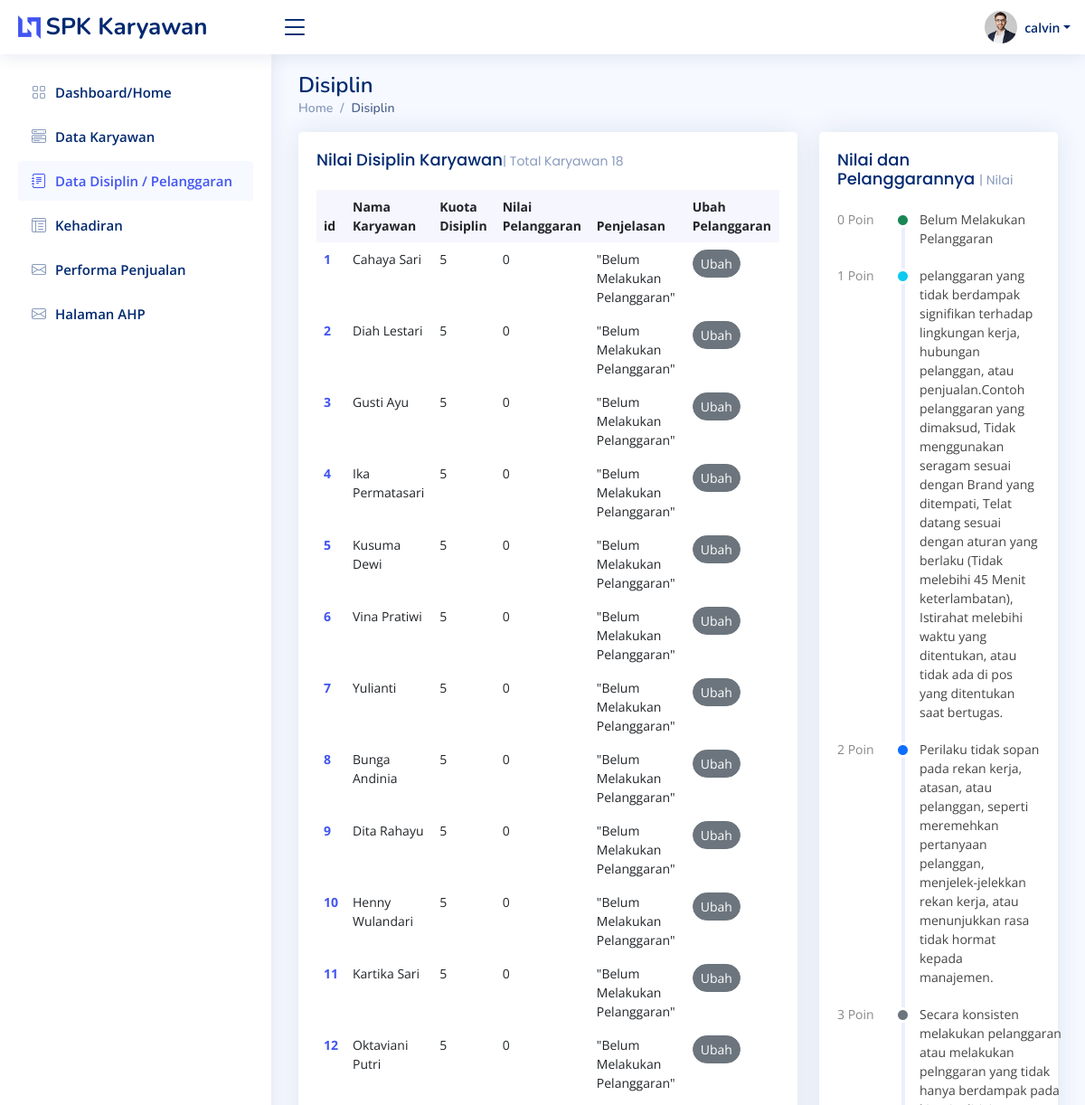
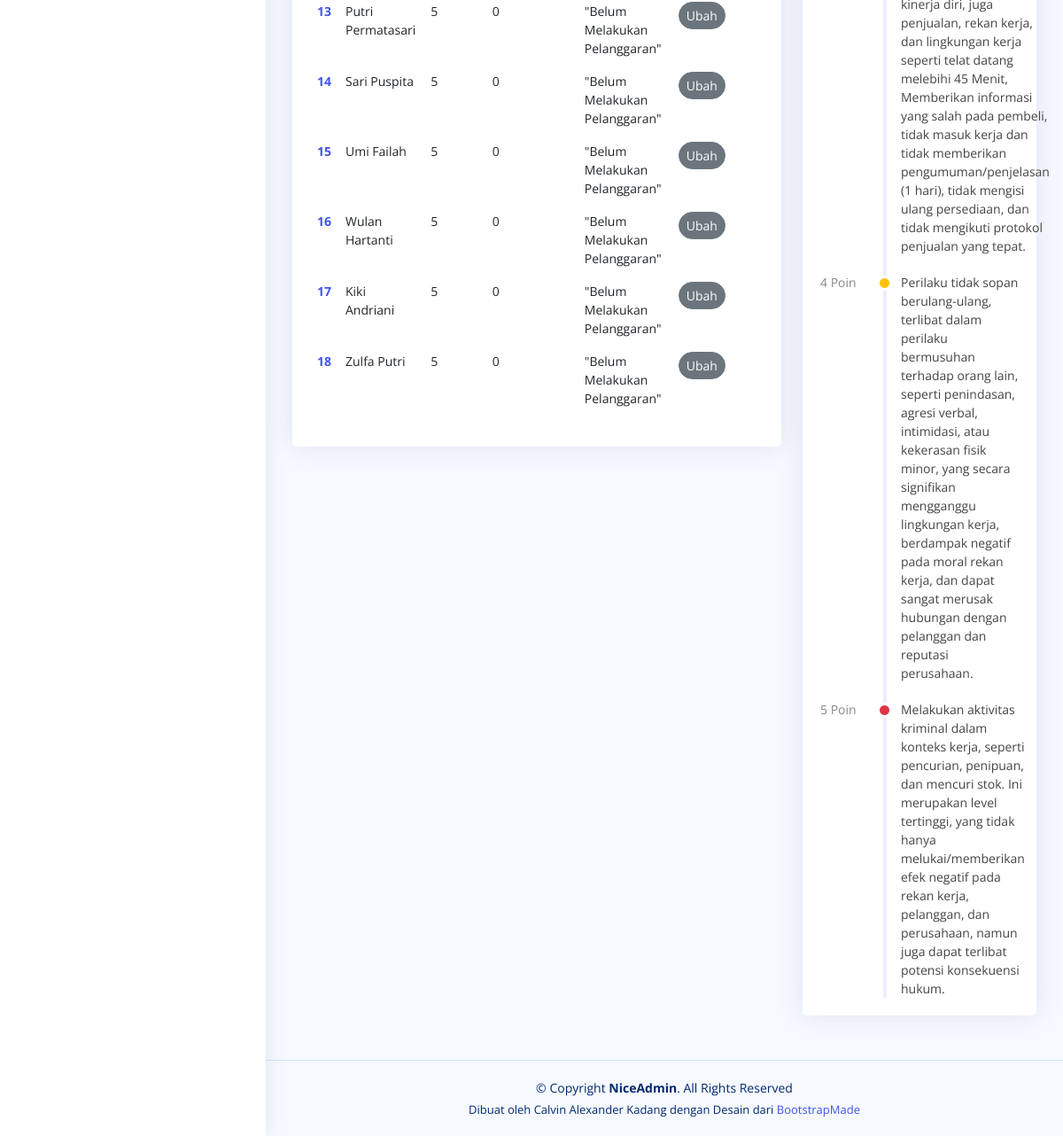
The page /disiplin/ (signed in) on the database its author committed (2 pictures, top to bottom).
### base/models.py (models this page shows, shortened)
class User(AbstractUser):
    nama = models.CharField(max_length=200, null=True)
    email = models.EmailField(unique=True, null=True)
    brand = models.CharField(max_length=200, null=True)
    tgl_masuk = models.DateTimeField(null=True)
    hari_ini = models.DateTimeField(auto_now=True)
    nilai_pengetahuan_produk = models.DecimalField(null=True, blank=False, max_digits=7, decimal_places=4)
    deskripsi_pengetahuan_produk = models.CharField(max_length=200, null=True, blank=True)
    def __str__(self):
        return f'{self.nama}'

class Disiplin(models.Model):
    nama = models.ForeignKey(User, on_delete=models.CASCADE)
    kuota_disiplin = models.IntegerField(null=True, blank=False)
    nilai_pelanggaran = models.IntegerField(null=True, blank=False)
    bulan_disiplin = MonthField("Month Value", help_text="some help...", default='2023-05')
    deskripsi = models.TextField(null=True, blank=True)

### base/views.py (the view)
# urls.py: path('disiplin/', views.disiplin, name='disiplin'),
@login_required(login_url='login')
def disiplin(request):
    page = 'disiplin'
    disiplin = Disiplin.objects.all()
    context = {
        'disiplin': disiplin,
        'page': page
    }
    return render(request, 'base/disiplin.html', context)

### base/templates/base/disiplin.html
{% extends 'main.html' %}
{% load static %}
{% load mathfilters %}
{% block content %}
<main id="main" class="main">
    <div class="pagetitle">
        <h1>Disiplin</h1>
        <nav>
            <ol class="breadcrumb">
                <li class="breadcrumb-item"><a href="{% url 'home' %}">Home</a></li>
                <li class="breadcrumb-item active">Disiplin</li>
            </ol>
        </nav>
    </div>
    <section class="section dashboard">
        <div class="row">
            <div class="col-lg-8">
                <div class="row">
                    <div class="col-12">
                        <div class="card recent-sales overflow-auto">
                            <div class="card-body">
                                <h5 class="card-title">Nilai Disiplin Karyawan<span>| Total Karyawan {{ disiplin.count }}</span></h5>
                                <table class="table table-borderless datatable">
                                    <thead>
                                        <tr>
                                            <th scope="col">id</th>
                                            <th scope="col">Nama Karyawan</th>
                                            <th scope="col">Kuota Disiplin</th>
                                            <th scope="col">Nilai Pelanggaran</th>
                                            <th scope="col">Penjelasan</th>
                                            <th scope="col">Ubah Pelanggaran</th>
                                        </tr>
                                    </thead>
                                    <tbody>
                                        {% for disiplin in disiplin %}
                                        <tr>
                                            <th scope="row"><a href="#">{{ disiplin.id }}</a></th>
                                            <td>{{ disiplin.nama }}</td>
                                            <td>{{ disiplin.kuota_disiplin|floatformat:"0" }}</td>
                                            <td>{{ disiplin.nilai_pelanggaran|floatformat:"0" }}</td>
                                            <td>{{ disiplin.deskripsi }}</td>
                                            <td>
                                                <a href="{% url 'ubahdisiplin' disiplin.id %}" type="button" class="btn btn-secondary rounded-pill btn-sm">Ubah</a>
                                            </td>
                                        </tr>
                                        {% endfor %}
                                    </tbody>
                                </table>
                            </div>
                        </div>
                    </div>
                </div>
            </div>
            <div class="col-lg-4">
                <div class="card">
                    <div class="card-body">
                        <h5 class="card-title">Nilai dan Pelanggarannya <span>| Nilai</span></h5>
                        <div class="activity">
                            <div class="activity-item d-flex">
                                <div class="activite-label">0 Poin</div>
                                <i class='bi bi-circle-fill activity-badge text-success align-self-start'></i>
                                <div class="activity-content">
                                    Belum Melakukan Pelanggaran
                                </div>
                            </div>
                            <div class="activity-item d-flex">
                                <div class="activite-label">1 Poin</div>
                                <i class='bi bi-circle-fill activity-badge text-info align-self-start'></i>
                                <div class="activity-content">
                                    pelanggaran yang tidak berdampak signifikan terhadap lingkungan kerja, hubungan pelanggan, atau penjualan.Contoh
                                    pelanggaran yang dimaksud, Tidak menggunakan seragam sesuai dengan Brand yang ditempati, Telat datang sesuai dengan
                                    aturan yang berlaku (Tidak melebihi 45 Menit keterlambatan), Istirahat melebihi waktu yang ditentukan, atau tidak ada di
                                    pos yang ditentukan saat bertugas.                                </div>
                            </div>
                            <div class="activity-item d-flex">
                                <div class="activite-label">2 Poin</div>
                                <i class='bi bi-circle-fill activity-badge text-primary align-self-start'></i>
                                <div class="activity-content">
                                    Perilaku tidak sopan pada rekan kerja, atasan, atau pelanggan, seperti meremehkan pertanyaan pelanggan,
                                    menjelek-jelekkan rekan kerja, atau menunjukkan rasa tidak hormat kepada manajemen.
                                </div>
                            </div>
                            <div class="activity-item d-flex">
                                <div class="activite-label">3 Poin</div>
                                <i class='bi bi-circle-fill activity-badge text-muted align-self-start'></i>
                                <div class="activity-content">
                                    Secara konsisten melakukan pelanggaran atau melakukan pelnggaran yang tidak hanya berdampak pada kinerja diri, juga
                                    penjualan, rekan kerja, dan lingkungan kerja seperti telat datang melebihi 45 Menit, Memberikan informasi yang salah
                                    pada pembeli, tidak masuk kerja dan tidak memberikan pengumuman/penjelasan (1 hari), tidak mengisi ulang persediaan, dan
                                    tidak mengikuti protokol penjualan yang tepat.
                                </div>
                            </div>
                            <div class="activity-item d-flex">
                                <div class="activite-label">4 Poin</div>
                                <i class='bi bi-circle-fill activity-badge text-warning align-self-start'></i>
                                <div class="activity-content">
                                    Perilaku tidak sopan berulang-ulang, terlibat dalam perilaku bermusuhan terhadap orang lain, seperti penindasan, agresi
                                    verbal, intimidasi, atau kekerasan fisik minor, yang secara signifikan mengganggu lingkungan kerja, berdampak negatif
                                    pada moral rekan kerja, dan dapat sangat merusak hubungan dengan pelanggan dan reputasi perusahaan.
                                </div>
                            </div>
                            <div class="activity-item d-flex">
                                <div class="activite-label">5 Poin</div>
                                <i class='bi bi-circle-fill activity-badge text-danger align-self-start'></i>
                                <div class="activity-content">
                                    Melakukan aktivitas kriminal dalam konteks kerja, seperti pencurian, penipuan, dan mencuri stok. Ini merupakan level
                                    tertinggi, yang tidak hanya melukai/memberikan efek negatif pada rekan kerja, pelanggan, dan perusahaan, namun juga
                                    dapat terlibat potensi konsekuensi hukum.
                                </div>
                            </div>
                        </div>
                    </div>
                </div>
            </div>
        </div>
    </section>
</main>
{% endblock content %}

### templates/navbar.html (shortened to what this page needs)
{% load static %}
<header id="header" class="header fixed-top d-flex align-items-center">
    <div class="d-flex align-items-center justify-content-between">
        {% if request.user.is_staff %}
            <a href="{% url 'home' %}" class="logo d-flex align-items-center">
                <img src="{% static 'assets/img/logo.png'%}" alt="">
                <span class="d-none d-lg-block">SPK Karyawan</span>
            </a>
            <i class="bi bi-list toggle-sidebar-btn"></i>
        {% else %}
                <a href="{% url 'home1' %}" class="logo d-flex align-items-center">
                    <img src="{% static 'assets/img/logo.png'%}" alt="">
                    <span class="d-none d-lg-block">SPK Karyawan</span>
                </a>
                <i class="bi bi-list toggle-sidebar-btn"></i>
        {% endif %}
    </div>
    <nav class="header-nav ms-auto">
        <ul class="d-flex align-items-center">
            <li class="nav-item dropdown pe-3">
                <a class="nav-link nav-profile d-flex align-items-center pe-0" href="#" data-bs-toggle="dropdown">
                    <img src="{% static 'assets/img/profile-img.jpg'%}" alt="Profile" class="rounded-circle">
                    <span class="d-none d-md-block dropdown-toggle ps-2">{{ request.user.username }}</span>
                </a>
            </li>
        </ul>
    </nav>
</header>
<aside id="sidebar" class="sidebar">
    <ul class="sidebar-nav" id="sidebar-nav">
        {% if request.user.is_staff %}
            {% if page == 'home' %}
                <li class="nav-item">
                    <a class="nav-link " href="{% url 'home' %}">
                        <i class="bi bi-grid"></i>
                        <span>Dashboard/Home</span>
                    </a>
                </li>
            {% else %}
                <li class="nav-item">
                    <a class="nav-link collapsed" href="{% url 'home' %}">
                        <i class="bi bi-grid"></i>
                        <span>Dashboard/Home</span>
                    </a>
                </li>
            {% endif %}
        {% endif %}
        {% if request.user.is_staff %}
            {% if page == 'karyawan' %}
                <li class="nav-item">
                    <a class="nav-link " href="{% url 'data_karyawan' %}">
                        <i class="bi bi-menu-button-wide"></i>
                        <span>Data Karyawan</span>
                    </a>
                </li>
            {% else %}
                <li class="nav-item">
                    <a class="nav-link collapsed" href="{% url 'data_karyawan' %}">
                        <i class="bi bi-menu-button-wide"></i>
                        <span>Data Karyawan</span>
                    </a>
                </li>
            {% endif %}
            {% if page == 'disiplin' %}
                <li class="nav-item">
                    <a class="nav-link " href="{% url 'disiplin' %}">
                        <i class="bi bi-journal-text"></i>
                        <span>Data Disiplin / Pelanggaran</span>
                    </a>
                </li>
            {% endif %}
            {% if page == 'kehadiran' %}
                <li class="nav-item">
                    <a class="nav-link " href="{% url 'kehadiran' %}">
                        <i class="bi bi-layout-text-window-reverse"></i>
                        <span>Kehadiran</span>
                    </a>
                </li>
            {% else %}
                <li class="nav-item">
                    <a class="nav-link collapsed" href="{% url 'kehadiran' %}">
                        <i class="bi bi-layout-text-window-reverse"></i>
                        <span>Kehadiran</span>
                    </a>
                </li>
            {% endif %}
            {% if page == 'performa_penjualan' %}
                <li class="nav-item">
                    <a class="nav-link " href="{% url 'performapenjualan' %}">
                        <i class="bi bi-envelope"></i>
                        <span>Performa Penjualan</span>
                    </a>
                </li>
            {% else %}
                <li class="nav-item">
                    <a class="nav-link collapsed" href="{% url 'performapenjualan' %}">
                        <i class="bi bi-envelope"></i>
                        <span>Performa Penjualan</span>
                    </a>
                </li>
            {% endif %}
            {% if page == 'ahp' %}
            <li class="nav-item">
                <a class="nav-link " href="{% url 'nilai_ahp' %}">
                    <i class="bi bi-envelope"></i>
                    <span>Halaman AHP</span>
                </a>
            </li>
            {% else %}
            <li class="nav-item">
                <a class="nav-link collapsed" href="{% url 'nilai_ahp' %}">
                    <i class="bi bi-envelope"></i>
                    <span>Halaman AHP</span>
                </a>
            </li>
            {% endif %}
        {% endif %}
    </ul>
</aside>

### rows shown on the page
User: user.username "calvin"
Disiplin: id "1", nama "Cahaya Sari", kuota_disiplin "5", nilai_pelanggaran "0", deskripsi "\"Belum Melakukan Pelanggaran\""
Disiplin: id "2", nama "Diah Lestari", kuota_disiplin "5", nilai_pelanggaran "0", deskripsi "\"Belum Melakukan Pelanggaran\""
Disiplin: id "3", nama "Gusti Ayu", kuota_disiplin "5", nilai_pelanggaran "0", deskripsi "\"Belum Melakukan Pelanggaran\""
Disiplin: id "4", nama "Ika Permatasari", kuota_disiplin "5", nilai_pelanggaran "0", deskripsi "\"Belum Melakukan Pelanggaran\""
Disiplin: id "5", nama "Kusuma Dewi", kuota_disiplin "5", nilai_pelanggaran "0", deskripsi "\"Belum Melakukan Pelanggaran\""
Disiplin: id "6", nama "Vina Pratiwi", kuota_disiplin "5", nilai_pelanggaran "0", deskripsi "\"Belum Melakukan Pelanggaran\""
Disiplin: id "7", nama "Yulianti", kuota_disiplin "5", nilai_pelanggaran "0", deskripsi "\"Belum Melakukan Pelanggaran\""
Disiplin: id "8", nama "Bunga Andinia", kuota_disiplin "5", nilai_pelanggaran "0", deskripsi "\"Belum Melakukan Pelanggaran\""
Disiplin: id "9", nama "Dita Rahayu", kuota_disiplin "5", nilai_pelanggaran "0", deskripsi "\"Belum Melakukan Pelanggaran\""
Disiplin: id "10", nama "Henny Wulandari", kuota_disiplin "5", nilai_pelanggaran "0", deskripsi "\"Belum Melakukan Pelanggaran\""
Disiplin: id "11", nama "Kartika Sari", kuota_disiplin "5", nilai_pelanggaran "0", deskripsi "\"Belum Melakukan Pelanggaran\""
Disiplin: id "12", nama "Oktaviani Putri", kuota_disiplin "5", nilai_pelanggaran "0", deskripsi "\"Belum Melakukan Pelanggaran\""
Disiplin: id "13", nama "Putri Permatasari", kuota_disiplin "5", nilai_pelanggaran "0", deskripsi "\"Belum Melakukan Pelanggaran\""
Disiplin: id "14", nama "Sari Puspita", kuota_disiplin "5", nilai_pelanggaran "0", deskripsi "\"Belum Melakukan Pelanggaran\""
Disiplin: id "15", nama "Umi Failah", kuota_disiplin "5", nilai_pelanggaran "0", deskripsi "\"Belum Melakukan Pelanggaran\""
Disiplin: id "16", nama "Wulan Hartanti", kuota_disiplin "5", nilai_pelanggaran "0", deskripsi "\"Belum Melakukan Pelanggaran\""
Disiplin: id "17", nama "Kiki Andriani", kuota_disiplin "5", nilai_pelanggaran "0", deskripsi "\"Belum Melakukan Pelanggaran\""
Disiplin: id "18", nama "Zulfa Putri", kuota_disiplin "5", nilai_pelanggaran "0", deskripsi "\"Belum Melakukan Pelanggaran\""

### other values the page prints
{{ disiplin.count }} "18"
